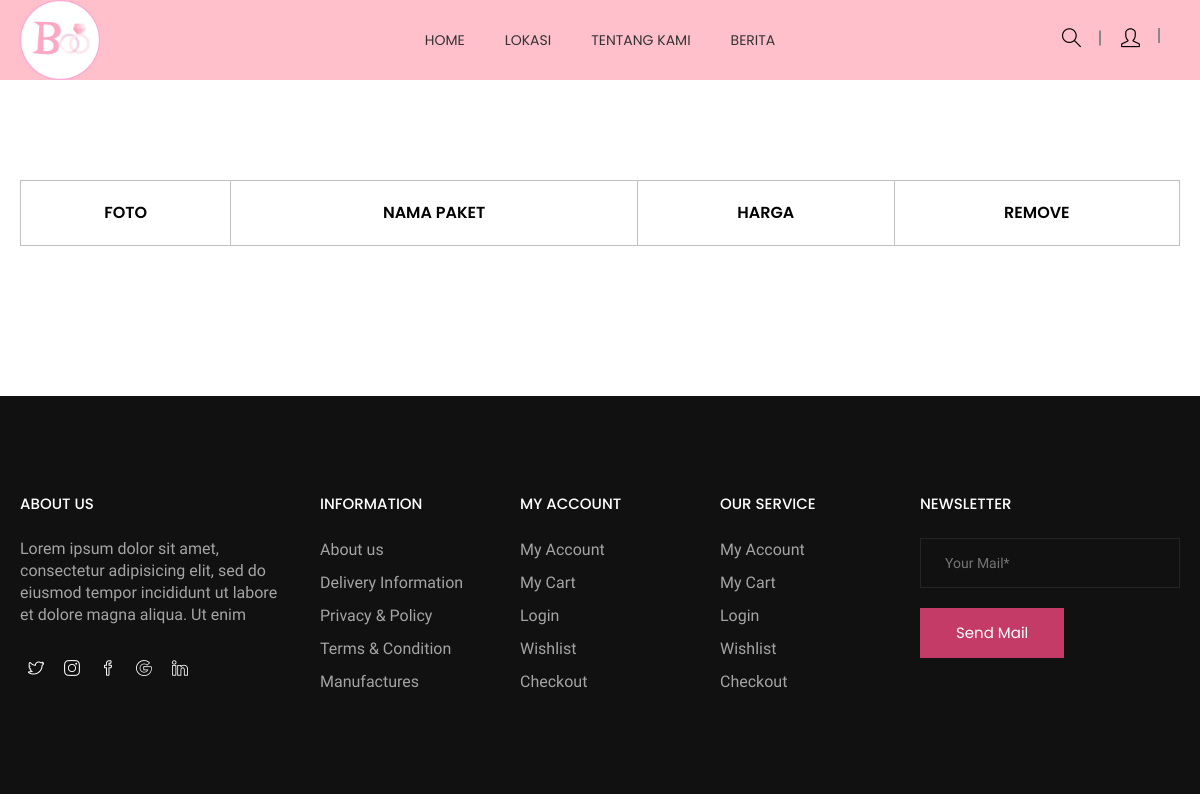
/index.php/admin/showPaket, run on an earlier commit of the app's database.
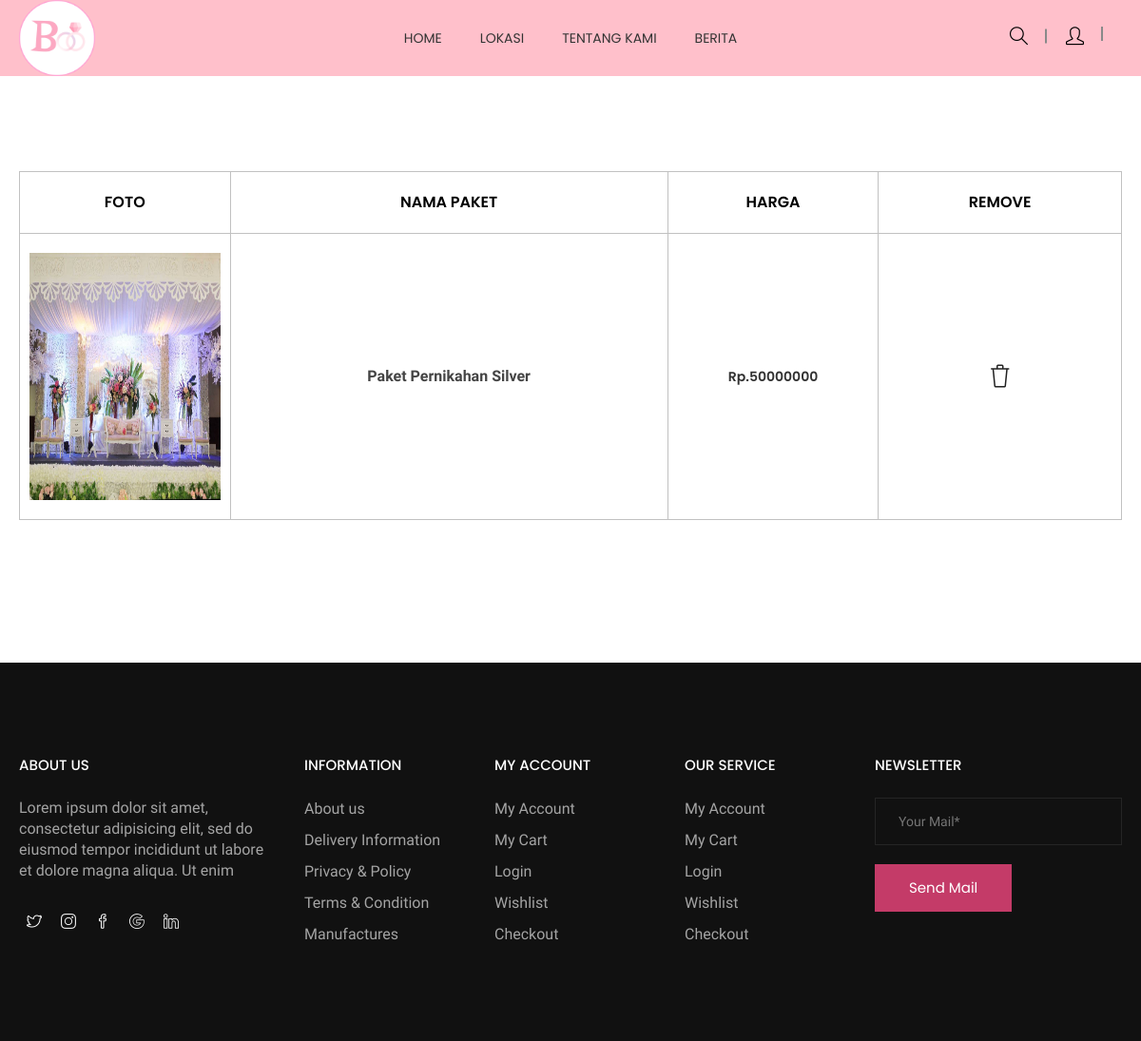
And on a later commit of the database.
### tables this page shows
CREATE TABLE `paket` (
  `idPaket` int(11) NOT NULL,
  `namaPaket` varchar(100) NOT NULL,
  `harga` bigint(20) NOT NULL,
  `deskripsi` longtext NOT NULL,
  `gedung` varchar(20) DEFAULT NULL,
  `decoration` varchar(20) DEFAULT NULL,
  `catering` varchar(20) DEFAULT NULL,
  `cake` varchar(20) DEFAULT NULL,
  `band` varchar(20) DEFAULT NULL,
  `wo` varchar(20) DEFAULT NULL,
  `mc` varchar(20) DEFAULT NULL,
  `dokumentasi` varchar(20) DEFAULT NULL,
  `makeup` varchar(20) DEFAULT NULL,
  `idLokasi` int(11) NOT NULL,
  `gambar` varchar(500) NOT NULL
);

### application/controllers/admin.php (called while the page is built, shortened)
<?php
class admin extends CI_Controller {
    public function __construct()
	{
		$this->load->library('form_validation');
		$this->load->model('adminModel');
	}
    public function showPaket(){
        $data['paket']= $this->adminModel->getAllPaket();
        $this->load->view('header');
        $this->load->view('listPaket',$data);
        $this->load->view('footer');
    }
}

### index.php (called while the page is built, shortened)
<?php
require_once BASEPATH.'core/CodeIgniter.php';

### application/models/adminModel.php (called while the page is built, shortened)
<?php
class adminModel extends CI_Model{
    public function getAllPaket(){
        return $this->db->get('paket')->result_array();
    }
}?>

### system/Helpers/url_helper.php (called while the page is built, shortened)
<?php
if ( ! function_exists('base_url'))
{
	function base_url($uri = '', $protocol = NULL)
	{
		return get_instance()->config->base_url($uri, $protocol);
	}
}

### application/views/listPaket.php (the view, shortened to what this page needs)
  <head>
</head>
  <div class="cart-main-area ptb--100 bg__white">
       <div class="container">
           <div class="row">
               <div class="col-md-12 col-sm-12 col-xs-12">
                   <form action="#">
                       <div class="table-content table-responsive">
                           <table>
                               <thead>
                                   <tr>
                                       <th class="product-name">Foto</th>
                                       <th class="product-thumbnail">Nama Paket</th>
                                       <th class="product-price">Harga</th>
                                       <th class="product-remove">Remove</th>
                                   </tr>
                               </thead>
                               <tbody>
                                   <?php foreach ($paket as $p) {?>
                                   <tr>
                                       <td class="product-thumbnail"><a href="#"><img src="<?= base_url("upload/".$p['gambar']);?>" alt="product img" width="385px" height="260px"></a></td>
                                       <td class="product-name"><a href="<?= base_url("admin/detailPaket/".$p['idPaket']) ?>"><?= $p['namaPaket'] ?></a></td>
                                       <td class="product-price"><span class="amount">Rp.<?= $p['harga'] ?></span></td>
                                       <td class="product-remove"><a href="<?= base_url('admin/deletePaket/'.$p['idPaket']) ?>"><i class="icon-trash icons"></i></a></td>
                                   </tr>
                                   <?php }?>
                               </tbody>
                           </table>
                       </div>
                       </div>
               </div>
           </div>
       </div>
   </div>

What changed in the data, as far as the page shows it:
added paket: gambar (picture), namaPaket "Paket Pernikahan Silver", harga "50000000"
